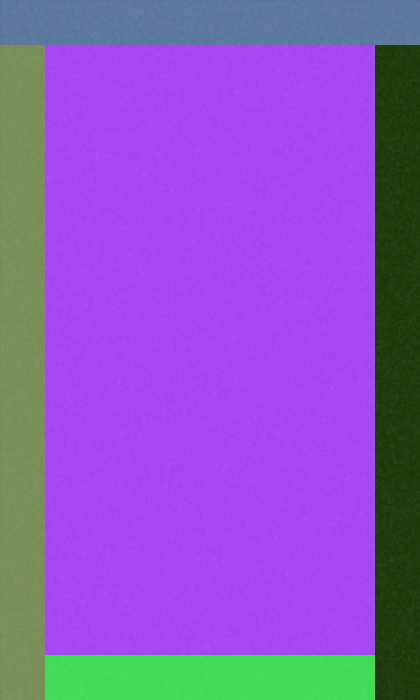
Frame 1 (no input)
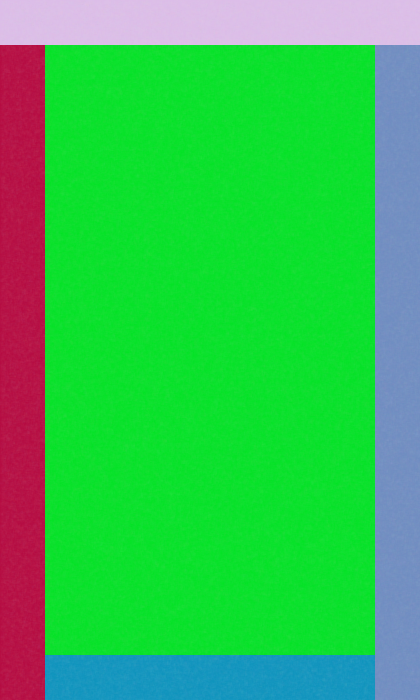
Frame 2 (the mouse pressed at the canvas centre, redrawn once)

The Processing sketch that drew these frames (run headless with seeded random() and noise(); the mouse was pressed at the canvas centre and the sketch redrawn once):

// Processing sketch: knoebel
// ── knoebel.pde
import java.util.Date;

void setup() {
  size(420,700);
  noStroke();
  noLoop();
}

void draw() {
  color bgColour = getRandomColour();
  background(bgColour);
  int rectDepth = 45;
  
  fill(getRectColour(bgColour));
  rect(rectDepth, (height - rectDepth), (width - rectDepth*2), rectDepth);
  
  fill(getRectColour(bgColour));
  rect(0, rectDepth, rectDepth, height - rectDepth);
  
  fill(getRectColour(bgColour));
  rect(width - rectDepth, rectDepth, rectDepth, height - rectDepth);
  
  fill(getRectColour(bgColour));
  rect(0, 0, width, rectDepth);
  
  generateNoise();
  saveImage();
}

color getRectColour(color bgColour) {
  boolean isColourPicked = false;
  color newColour = color(0,0,0);
  
  while (!isColourPicked) {
    newColour = getRandomColour();
    
    if (colourDistance(newColour, bgColour) > 200) {
      isColourPicked = true;
    }
  }
  
  return newColour;
}

float colourDistance(color c1, color c2)
{
  float rmean =(red(c1) + red(c2)) / 2;
  float r = red(c1) - red(c2);
  float g = green(c1) - green(c2);
  float b = blue(c1) - blue(c2);
  return sqrt((int(((512+rmean)*r*r))>>8)+(4*g*g)+(int(((767-rmean)*b*b))>>8));
}

color getRandomColour() {
  color randomColor = color(randomInt(0, 255), randomInt(0, 255), randomInt(0, 255));
  return randomColor;
}

int randomInt(int bottom, int top) {
  return int(random(bottom, top+1));
}

void generateNoise() {
  noStroke();
  
  for (int k=0; k < width; k++) {
    for (int l=0; l < height; l++) {
      fill(randomInt(200,235), randomInt(200,235), randomInt(200,235), randomInt(1,4));
      float noiseWidth = random(0,4);
      float noiseHeight = random(0,4);
      rect(k, l, noiseWidth, noiseHeight);
    }
  }
}

void saveImage() {
  Date d = new Date();
  long current = d.getTime()/1000; 
  save("images/image_" + current + ".png");
}
